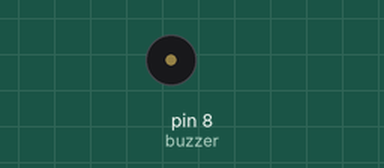
Simulated run of this sketch. Board: Arduino Uno, built with avr-gcc and run on an emulated ATmega328P. Parts: buzzer (waves = sounding, pin HIGH).

Above: at 0.5 s.
Timing chart, 0 to 3.0 s (numbered marks = the images above):
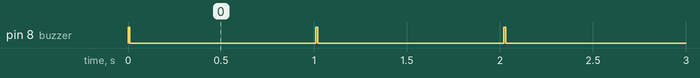

Measured:
- by itself, pin 8 (buzzer): alternates HIGH for 0.01 s and LOW for 1.0 s

The sketch:

Buzzer.ino
```cpp
//Example Code for KY-006

int buzzer = 8 ;// setting controls the digital IO foot buzzer
void setup ()
{
  pinMode (buzzer, OUTPUT) ;// set the digital IO pin mode, OUTPUT out of Wen
}
void loop ()
{
    digitalWrite (buzzer, HIGH) ;// send voice
    delay (10) ;// Delay 1ms
    digitalWrite (buzzer, LOW) ;// do not send voice
    delay (1000) ;// delay ms
}
```
